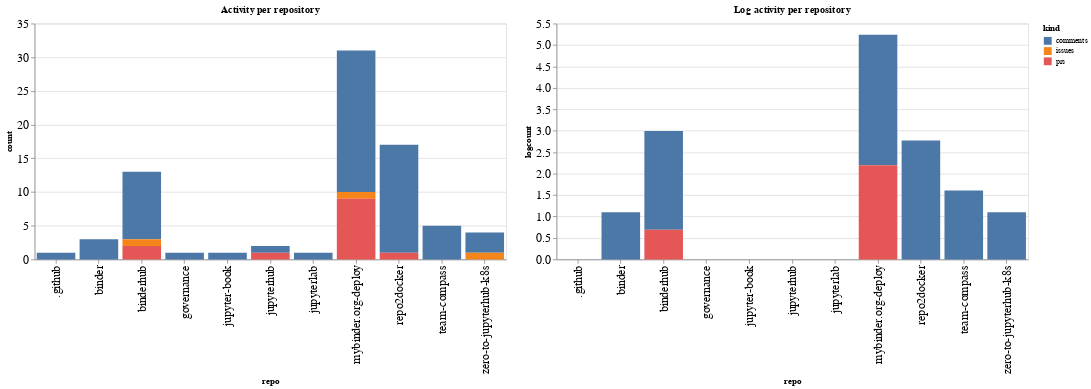

The cell this chart's notebook holds for it:
### Code cell
ch1 = alt.Chart(repo_summaries, width=600, title="Activity per repository").mark_bar().encode(
    x='repo',
    y='count',
    color='kind',
    tooltip="kind"
)

ch2 = alt.Chart(repo_summaries, width=600, title="Log activity per repository").mark_bar().encode(
    x='repo',
    y='logcount',
    color='kind',
    tooltip="kind"
)

ch1 | ch2

### Figure 1 — Vega-Lite specification as saved in the notebook (floating-point values rounded to 4 significant figures)
{"config": {"axisLeft": {"labelFontSize": 15}, "axisBottom": {"labelFontSize": 15}}, "hconcat": [{"mark": "bar", "encoding": {"color": {"type": "nominal", "field": "kind"}, "tooltip": {"type": "nominal", "field": "kind"}, "x": {"type": "nominal", "field": "repo"}, "y": {"type": "quantitative", "field": "count"}}, "title": "Activity per repository", "width": 600}, {"mark": "bar", "encoding": {"color": {"type": "nominal", "field": "kind"}, "tooltip": {"type": "nominal", "field": "kind"}, "x": {"type": "nominal", "field": "repo"}, "y": {"type": "quantitative", "field": "logcount"}}, "title": "Log activity per repository", "width": 600}], "data": {"name": "data-e3c0fe43c1df459cf08e8d7d8091e94f"}, "$schema": "https://vega.github.io/schema/vega-lite/v4.8.1.json", "datasets": {"data-e3c0fe43c1df459cf08e8d7d8091e94f": [{"repo": ".github", "kind": "comments", "count": 1, "logcount": 0.0}, {"repo": "binder", "kind": "comments", "count": 3, "logcount": 1.099}, {"repo": "binderhub", "kind": "comments", "count": 10, "logcount": 2.303}, {"repo": "binderhub", "kind": "issues", "count": 1, "logcount": 0.0}, {"repo": "binderhub", "kind": "prs", "count": 2, "logcount": 0.6931}, {"repo": "governance", "kind": "comments", "count": 1, "logcount": 0.0}, {"repo": "jupyter-book", "kind": "comments", "count": 1, "logcount": 0.0}, {"repo": "jupyterhub", "kind": "comments", "count": 1, "logcount": 0.0}, {"repo": "jupyterhub", "kind": "prs", "count": 1, "logcount": 0.0}, {"repo": "jupyterlab", "kind": "comments", "count": 1, "logcount": 0.0}, {"repo": "mybinder.org-deploy", "kind": "comments", "count": 21, "logcount": 3.045}, {"repo": "mybinder.org-deploy", "kind": "issues", "count": 1, "logcount": 0.0}, {"repo": "mybinder.org-deploy", "kind": "prs", "count": 9, "logcount": 2.197}, {"repo": "repo2docker", "kind": "comments", "count": 16, "logcount": 2.773}, {"repo": "repo2docker", "kind": "prs", "count": 1, "logcount": 0.0}, {"repo": "team-compass", "kind": "comments", "count": 5, "logcount": 1.609}, {"repo": "zero-to-jupyterhub-k8s", "kind": "comments", "count": 3, "logcount": 1.099}, {"repo": "zero-to-jupyterhub-k8s", "kind": "issues", "count": 1, "logcount": 0.0}]}}
